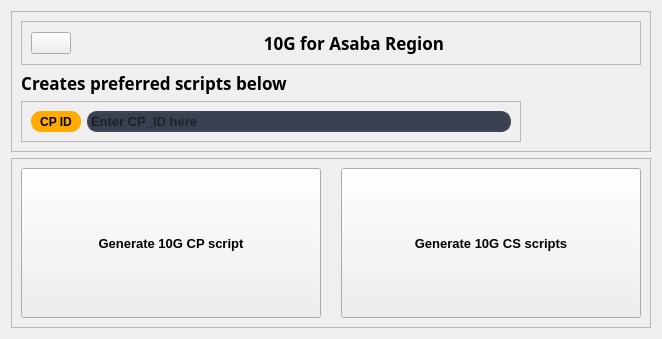
               <widget class="QWidget" name="asaba10G_page">
                <layout class="QVBoxLayout" name="verticalLayout_21">
                 <item>
                  <widget class="QFrame" name="frame_60">
                   <property name="frameShape">
                    <enum>QFrame::StyledPanel</enum>
                   </property>
                   <property name="frameShadow">
                    <enum>QFrame::Raised</enum>
                   </property>
                   <layout class="QVBoxLayout" name="verticalLayout_49">
                    <item>
                     <widget class="QFrame" name="frame_14">
                      <property name="frameShape">
                       <enum>QFrame::StyledPanel</enum>
                      </property>
                      <property name="frameShadow">
                       <enum>QFrame::Raised</enum>
                      </property>
                      <layout class="QHBoxLayout" name="horizontalLayout_16">
                       <item>
                        <widget class="QPushButton" name="backABtn">
                         <property name="sizePolicy">
                          <sizepolicy hsizetype="Fixed" vsizetype="Fixed">
                           <horstretch>0</horstretch>
                           <verstretch>0</verstretch>
                          </sizepolicy>
                         </property>
                         <property name="text">
                          <string/>
                         </property>
                         <property name="icon">
                          <iconset resource="resources.qrc">
                           <normaloff>:/icons/icons/arrow-left.svg</normaloff>:/icons/icons/arrow-left.svg</iconset>
                         </property>
                         <property name="iconSize">
                          <size>
                           <width>24</width>
                           <height>24</height>
                          </size>
                         </property>
                        </widget>
                       </item>
                       <item>
                        <widget class="QLabel" name="label_52">
                         <property name="font">
                          <font>
                           <family>Segoe Print</family>
                           <pointsize>13</pointsize>
                           <weight>75</weight>
                           <bold>true</bold>
                          </font>
                         </property>
                         <property name="text">
                          <string>10G for Asaba Region</string>
                         </property>
                         <property name="alignment">
                          <set>Qt::AlignCenter</set>
                         </property>
                        </widget>
                       </item>
                      </layout>
                     </widget>
                    </item>
                    <item alignment="Qt::AlignLeft">
                     <widget class="QLabel" name="label_53">
                      <property name="font">
                       <font>
                        <family>Segoe Print</family>
                        <pointsize>13</pointsize>
                        <weight>75</weight>
                        <bold>true</bold>
                       </font>
                      </property>
                      <property name="text">
                       <string>Creates preferred scripts below</string>
                      </property>
                      <property name="alignment">
                       <set>Qt::AlignCenter</set>
                      </property>
                     </widget>
                    </item>
                    <item>
                     <widget class="QFrame" name="frame_61">
                      <property name="sizePolicy">
                       <sizepolicy hsizetype="Fixed" vsizetype="Preferred">
                        <horstretch>0</horstretch>
                        <verstretch>0</verstretch>
                       </sizepolicy>
                      </property>
                      <property name="minimumSize">
                       <size>
                        <width>500</width>
                        <height>0</height>
                       </size>
                      </property>
                      <property name="frameShape">
                       <enum>QFrame::StyledPanel</enum>
                      </property>
                      <property name="frameShadow">
                       <enum>QFrame::Raised</enum>
                      </property>
                      <layout class="QHBoxLayout" name="horizontalLayout_37">
                       <item>
                        <widget class="QLabel" name="label_54">
                         <property name="sizePolicy">
                          <sizepolicy hsizetype="Fixed" vsizetype="Preferred">
                           <horstretch>0</horstretch>
                           <verstretch>0</verstretch>
                          </sizepolicy>
                         </property>
                         <property name="minimumSize">
                          <size>
                           <width>50</width>
                           <height>0</height>
                          </size>
                         </property>
                         <property name="font">
                          <font>
                           <weight>75</weight>
                           <bold>true</bold>
                          </font>
                         </property>
                         <property name="styleSheet">
                          <string notr="true">background-color: rgb(255, 170, 0);
border-radius:10px;</string>
                         </property>
                         <property name="text">
                          <string>CP ID</string>
                         </property>
                         <property name="alignment">
                          <set>Qt::AlignCenter</set>
                         </property>
                        </widget>
                       </item>
                       <item>
                        <widget class="QLineEdit" name="sites_Acp_Input">
                         <property name="sizePolicy">
                          <sizepolicy hsizetype="Minimum" vsizetype="Minimum">
                           <horstretch>0</horstretch>
                           <verstretch>0</verstretch>
                          </sizepolicy>
                         </property>
                         <property name="minimumSize">
                          <size>
                           <width>0</width>
                           <height>0</height>
                          </size>
                         </property>
                         <property name="maximumSize">
                          <size>
                           <width>16777215</width>
                           <height>16777215</height>
                          </size>
                         </property>
                         <property name="font">
                          <font>
                           <pointsize>10</pointsize>
                           <weight>75</weight>
                           <bold>true</bold>
                          </font>
                         </property>
                         <property name="styleSheet">
                          <string notr="true">background-color: rgb(57, 65, 80);
border: 2px solid rgb(61, 70, 86);
border-radius:10px;border-radius:10px;
</string>
                         </property>
                         <property name="dragEnabled">
                          <bool>true</bool>
                         </property>
                         <property name="placeholderText">
                          <string>Enter CP_ID here</string>
                         </property>
                        </widget>
                       </item>
                      </layout>
                     </widget>
                    </item>
                   </layout>
                  </widget>
                 </item>
                 <item>
                  <widget class="QFrame" name="frame_62">
                   <property name="frameShape">
                    <enum>QFrame::StyledPanel</enum>
                   </property>
                   <property name="frameShadow">
                    <enum>QFrame::Raised</enum>
                   </property>
                   <layout class="QHBoxLayout" name="horizontalLayout_38">
                    <property name="spacing">
                     <number>20</number>
                    </property>
                    <item>
                     <widget class="QPushButton" name="genACPBtn">
                      <property name="sizePolicy">
                       <sizepolicy hsizetype="Fixed" vsizetype="Fixed">
                        <horstretch>0</horstretch>
                        <verstretch>0</verstretch>
                       </sizepolicy>
                      </property>
                      <property name="minimumSize">
                       <size>
                        <width>300</width>
                        <height>150</height>
                       </size>
                      </property>
                      <property name="font">
                       <font>
                        <pointsize>10</pointsize>
                        <weight>75</weight>
                        <bold>true</bold>
                       </font>
                      </property>
                      <property name="text">
                       <string>Generate 10G CP script</string>
                      </property>
                     </widget>
                    </item>
                    <item>
                     <widget class="QPushButton" name="genACSBtn">
                      <property name="sizePolicy">
                       <sizepolicy hsizetype="Fixed" vsizetype="Fixed">
                        <horstretch>0</horstretch>
                        <verstretch>0</verstretch>
                       </sizepolicy>
                      </property>
                      <property name="minimumSize">
                       <size>
                        <width>300</width>
                        <height>150</height>
                       </size>
                      </property>
                      <property name="font">
                       <font>
                        <pointsize>10</pointsize>
                        <weight>75</weight>
                        <bold>true</bold>
                       </font>
                      </property>
                      <property name="text">
                       <string>Generate 10G CS scripts</string>
                      </property>
                     </widget>
                    </item>
                   </layout>
                  </widget>
                 </item>
                </layout>
               </widget>
